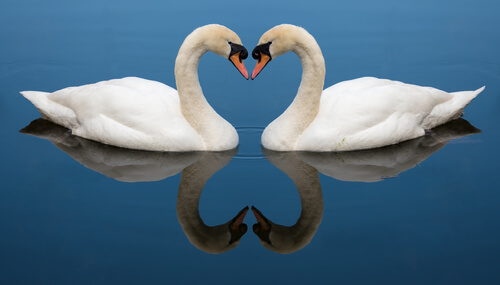
#> input picture imagenes/cisne.jpg, 500 x 285 px, found by its file name
$ python ejemplo1_lineas.py
#> lines starting #> are read from the running program, lines starting #| are printed output that depends on the picture; after the words box and inside, x2 and y2 are one past the last pixel; in counts of white or black regions, pixels touching at a corner belong together
# Ramirez Azul NC 0441
# Practica 10 Deteccion de lineas - Cisne

import cv2
import numpy as np

# Cargar imagen
imagen = cv2.imread("imagenes/cisne.jpg")
#> imagen is the input picture: shape (285, 500, 3); mean B, G, R 129.9, 108, 77.4

# Verificar que la imagen exista
if imagen is None:
    print("Error: no se pudo cargar la imagen.")
    exit()

# Convertir a escala de grises
gris = cv2.cvtColor(imagen, cv2.COLOR_BGR2GRAY)
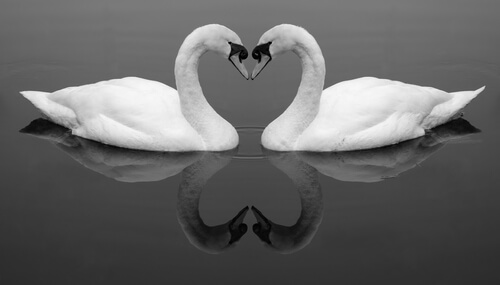
#> gris: shape (285, 500); min 0, max 250, mean 101.4

# Detectar bordes
bordes = cv2.Canny(gris, 50, 150)
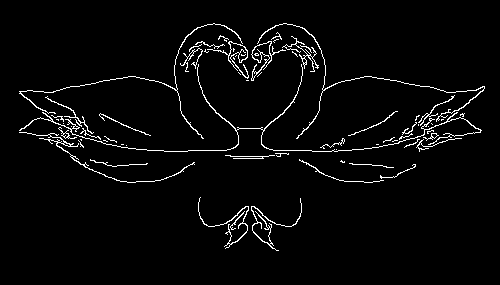
#> bordes: shape (285, 500); 3.3% white in thin lines or dots, all inside (x1, y1, x2, y2) = (19, 23, 485, 251)

# Detectar líneas mediante Hough
lineas = cv2.HoughLinesP(
    bordes,
    1,
    np.pi / 180,
    threshold=50,
   minLineLength=50,
    maxLineGap=10
)
#> lineas = [[44, 92, 128, 76], [368, 76, 454, 92], [48, 137, 114, 140], [417, 139, 480, 132], [431, 133, 483, 90], [61, 119, 117, 146], [383, 142, 450, 134], [197, 42, 271, 56], [228, 56, 281, 38], [36, 135, 88, 134]]

# Crear copia de la imagen
resultado = imagen.copy()

# Dibujar líneas
if lineas is not None:

    for linea in lineas:

        x1, y1, x2, y2 = linea.ravel()

        cv2.line(
            resultado,
            (x1, y1),
            (x2, y2),
            (0, 0, 255),
            2
        )
#> this loop made 10 passes
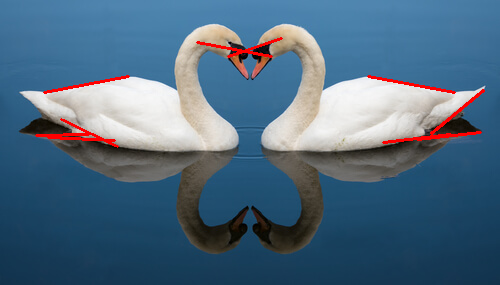
#> resultado: shape (285, 500, 3); 1.36% of pixels changed, all inside (x1, y1, x2, y2) = (35, 37, 485, 148)

# Mostrar resultados
cv2.imshow("Imagen original", imagen)
cv2.imshow("Bordes", bordes)
cv2.imshow("Lineas detectadas", resultado)

# Guardar resultado
cv2.imwrite(
    "resultados/ejemplo1_cisne.jpg",
    resultado
)

print("Deteccion de lineas terminada.")

if lineas is not None:
    print("Cantidad de segmentos detectados:", len(lineas))
#| Cantidad de segmentos detectados: 10
else:
    print("No se detectaron lineas.")

print("Resultado guardado en:")
print("resultados/ejemplo1_cisne.jpg")

# Esperar una tecla
cv2.waitKey(0)

# Cerrar ventanas
cv2.destroyAllWindows()

print("===Experimentar===")
# Ramirez Azul NC 0441
# Practica 10 Deteccion de lineas - Cisne

import cv2
import numpy as np

# Cargar imagen
imagen = cv2.imread("imagenes/cisne.jpg")

# Verificar que la imagen exista
if imagen is None:
    print("Error: no se pudo cargar la imagen.")
    exit()

# Convertir a escala de grises
gris = cv2.cvtColor(imagen, cv2.COLOR_BGR2GRAY)

# Detectar bordes
bordes = cv2.Canny(gris, 50, 150)

# Detectar líneas mediante Hough
lineas = cv2.HoughLinesP(
    bordes,
    1,
    np.pi / 180,
    threshold=50,
    minLineLength=50,
    maxLineGap=10
)

# Crear copia de la imagen
resultado = imagen.copy()

# Dibujar líneas
if lineas is not None:

    for linea in lineas:

        x1, y1, x2, y2 = linea.ravel()

        cv2.line(
            resultado,
            (x1, y1),
            (x2, y2),
            (0, 0, 255),
            2
        )

# Mostrar resultados
cv2.imshow("Imagen original", imagen)
cv2.imshow("Bordes", bordes)
cv2.imshow("Lineas detectadas", resultado)

# Guardar resultado
cv2.imwrite(
    "resultados/ejemplo1_cisne.jpg",
    resultado
)

print("Deteccion de lineas terminada.")

if lineas is not None:
    print("Cantidad de segmentos detectados:", len(lineas))
#| Cantidad de segmentos detectados: 10
else:
    print("No se detectaron lineas.")

print("Resultado guardado en:")
print("resultados/ejemplo1_cisne.jpg")

# Esperar una tecla
cv2.waitKey(0)

# Cerrar ventanas
cv2.destroyAllWindows()


print("Programa realizado por Ramirez Azul NC 0441")
